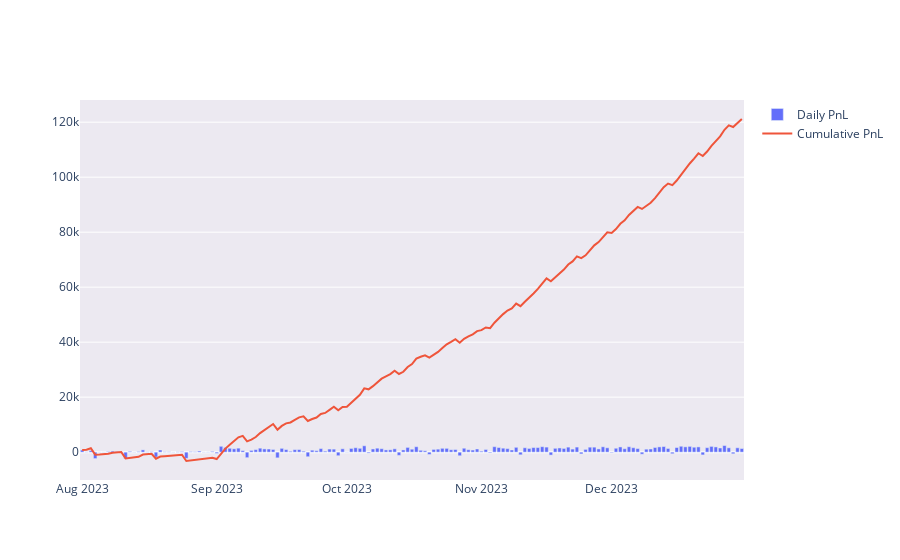

Notebook source saved alongside this figure:
### Markdown cell above
After accounting for expenses, we can forecast cumulative PnL over time.

### Code cell
overall = sales_df['total_gross_sales'] - projected_expenses_df['total']
overall_rs = np.cumsum(overall)
overall_fig = go.Figure(data=go.Bar(x=projected_expenses_df['date'], y=overall, name="Daily PnL"))
overall_fig.update_layout(plot_bgcolor='#ece9f1')
overall_fig.add_trace(go.Scatter(x=projected_expenses_df['date'], y=overall_rs, name="Cumulative PnL"))
overall_fig.show()

### Figure 1 — Plotly figure (JSON) as saved in the notebook; plotly's stock layout.template omitted (floating-point values rounded to 4 significant figures; data arrays with more than 128 entries replaced by an {"elided": "..."} marker saying what was removed)
{"data": [{"name": "Daily PnL", "type": "bar", "x": {"elided": "153 str values"}, "y": {"elided": "153 float values"}}, {"name": "Cumulative PnL", "type": "scatter", "x": {"elided": "153 str values"}, "y": {"elided": "153 float values"}}], "layout": {"plot_bgcolor": "#ece9f1"}}
